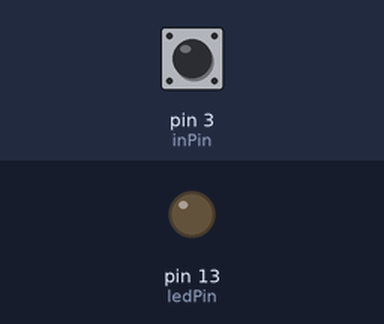
This sketch was run on a simulated Arduino Uno, built with avr-gcc and run on an emulated ATmega328P. On the bench: output pins drawn as LEDs (lit = HIGH). Dashed ring = blinking. Inputs (shaded band) come from the test bench; at power-on: pin 3 (inPin) LOW. What the sketch prints to the serial monitor is not drawn.

Above: at 1.2 s.
1.3 s: pin 3 (inPin) driven HIGH
At 1.8 s:
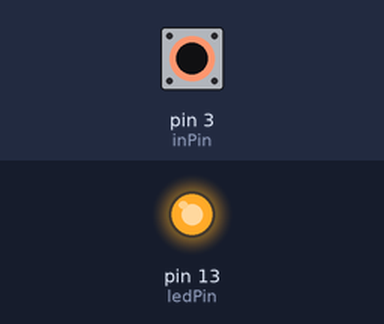
2.8 s: pin 3 (inPin) driven LOW
At 4.2 s:
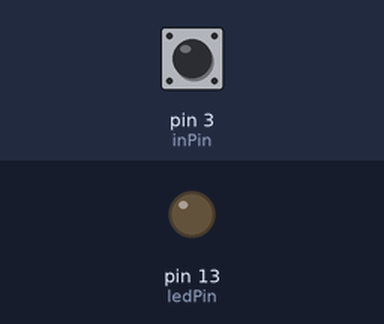
5.8 s: pin 3 (inPin) pulsed HIGH 5 times (0.12 s each, 0.3 s apart)
At 5.86 s:
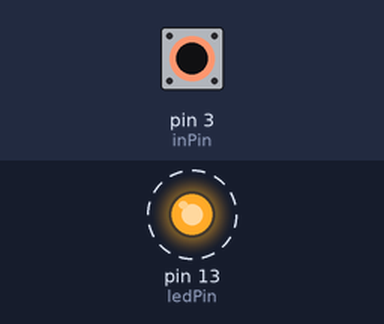
Timing chart, 0 to 8.8 s (numbered marks = the images above; inputs shaded):
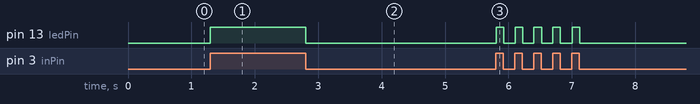

Measured:
- after the input at 1.3 s, pin 13 (ledPin): LOW → HIGH at once
- after the input at 2.8 s, pin 13 (ledPin): HIGH → LOW at once
- after the input at 5.8 s, pin 13 (ledPin): alternates HIGH for 0.12 s and LOW for 0.18 s, 10 changes in all, then stays LOW, starting at once

The sketch:

read_digital.ino
```cpp
int ledPin = 13; // LED connected to digital pin 13
int inPin = 3;   // pushbutton connected to digital pin 7
int val = 0;     // variable to store the read value

void setup()
{
  pinMode(ledPin, OUTPUT);      // sets the digital pin 13 as output
  pinMode(inPin, INPUT);      // sets the digital pin 7 as input
  Serial.begin(9600);
}

void loop()
{
  val = digitalRead(inPin);   // read the input pin
  digitalWrite(ledPin, val);    // sets the LED to the button's value
  if (val == HIGH) {
    Serial.println("High");
  }
  else {
    Serial.println("Low");
  }
}
```
